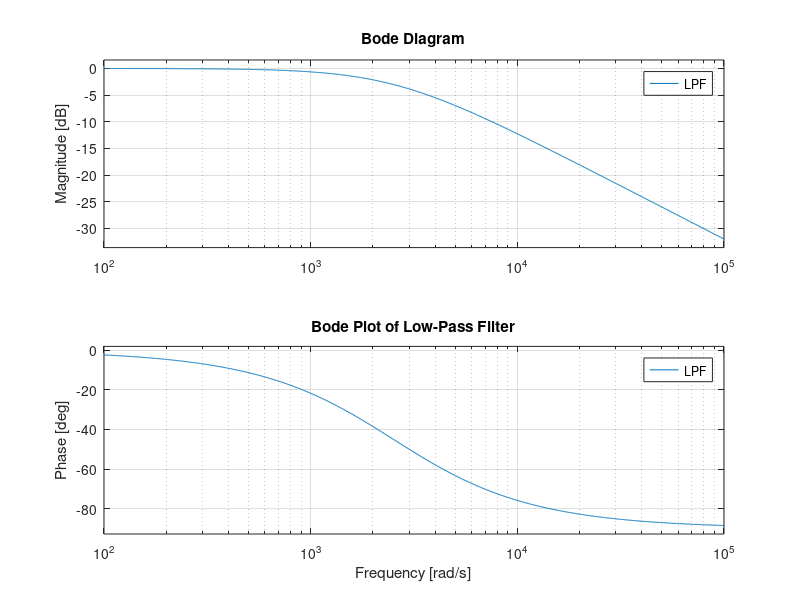
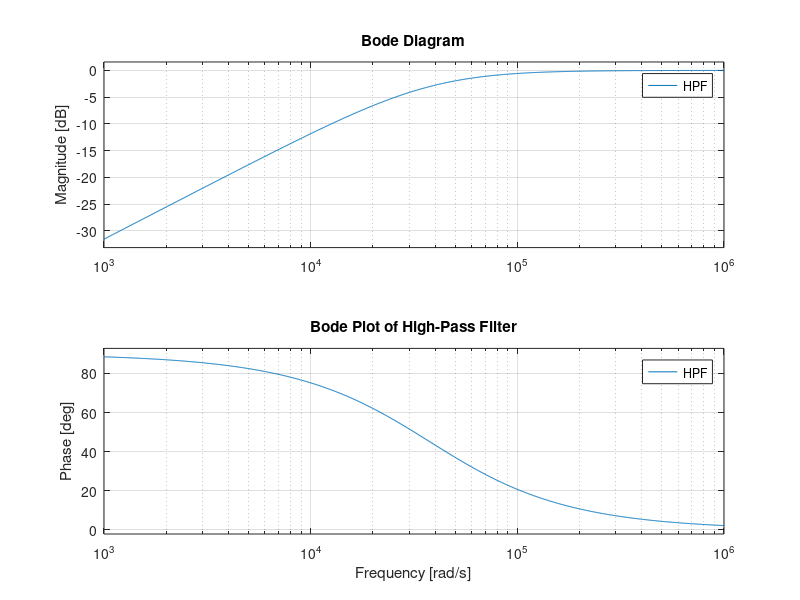
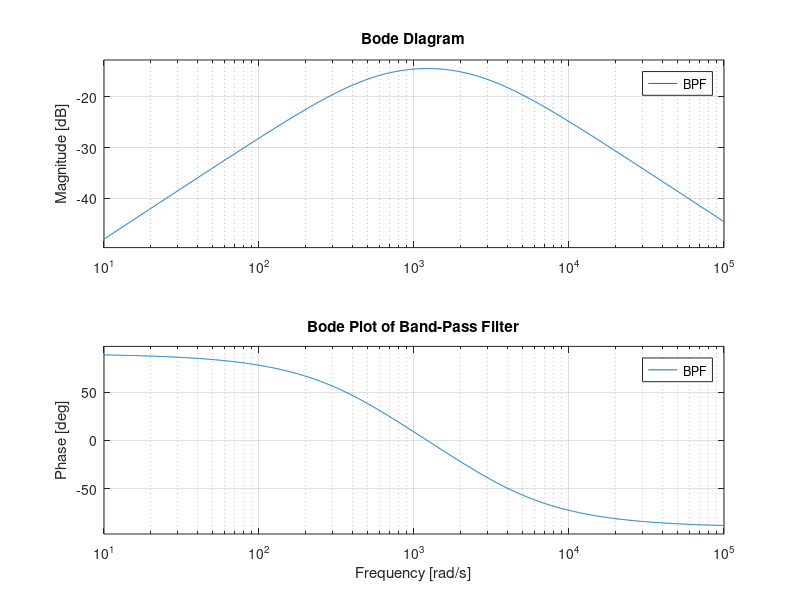

Recreate these plots in MATLAB, in order.
% Define the system constants
R1 = 8;      % ohms
L1 = 3.18e-3; % H
C1 = 3.31e-6; % F
R3 = 8;      % ohms
C2 = 49.74e-6; % F
L2 = 0.212e-3; % H
R2 = 8;      % ohms

% Define the s variable
s = tf('s');

% Low-Pass Filter (LPF)
LPF = R1 / (R1 + s*L1);
figure;
bode(LPF);
title('Bode Plot of Low-Pass Filter');

% High-Pass Filter (HPF)
HPF = s*R3*C1 / (1 + s*R3*C1);
figure;
bode(HPF);
title('Bode Plot of High-Pass Filter');

% Band-Pass Filter (BPF)
HPF_BPF = s*R2*C2 / (1 + s*R2*C2);
LPF_BPF = 1 / (1 + s*L2*R2);
BPF = HPF_BPF * LPF_BPF;
figure;
bode(BPF);
title('Bode Plot of Band-Pass Filter');
